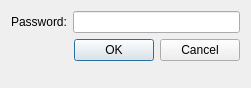
<?xml version="1.0" encoding="UTF-8"?>
<ui version="4.0">
 <class>LoginDialog</class>
 <widget class="QDialog" name="LoginDialog">
  <property name="geometry">
   <rect>
    <x>0</x>
    <y>0</y>
    <width>251</width>
    <height>88</height>
   </rect>
  </property>
  <property name="windowTitle">
   <string>Please log in...</string>
  </property>
  <layout class="QFormLayout" name="formLayout">
   <item row="0" column="0">
    <widget class="QLabel" name="label">
     <property name="text">
      <string>Password:</string>
     </property>
    </widget>
   </item>
   <item row="0" column="1">
    <widget class="QLineEdit" name="tPass">
     <property name="text">
      <string/>
     </property>
     <property name="echoMode">
      <enum>QLineEdit::Password</enum>
     </property>
    </widget>
   </item>
   <item row="4" column="1">
    <widget class="QDialogButtonBox" name="buttonBox">
     <property name="orientation">
      <enum>Qt::Horizontal</enum>
     </property>
     <property name="standardButtons">
      <set>QDialogButtonBox::Cancel|QDialogButtonBox::Ok</set>
     </property>
    </widget>
   </item>
  </layout>
 </widget>
 <resources/>
 <connections/>
</ui>
